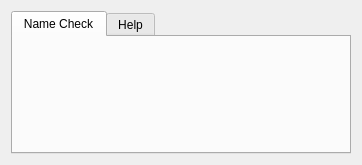
<?xml version="1.0" encoding="UTF-8"?>
<ui version="4.0">
 <class>Form</class>
 <widget class="QWidget" name="Form">
  <property name="geometry">
   <rect>
    <x>0</x>
    <y>0</y>
    <width>362</width>
    <height>165</height>
   </rect>
  </property>
  <property name="minimumSize">
   <size>
    <width>0</width>
    <height>0</height>
   </size>
  </property>
  <property name="maximumSize">
   <size>
    <width>100000</width>
    <height>100000</height>
   </size>
  </property>
  <property name="windowTitle">
   <string>Form</string>
  </property>
  <layout class="QVBoxLayout" name="verticalLayout_3">
   <item>
    <widget class="QTabWidget" name="tabWidget">
     <property name="currentIndex">
      <number>0</number>
     </property>
     <widget class="QWidget" name="tab_name">
      <attribute name="title">
       <string>Name Check</string>
      </attribute>
      <layout class="QVBoxLayout" name="verticalLayout"/>
     </widget>
     <widget class="QWidget" name="tab_help">
      <attribute name="title">
       <string>Help</string>
      </attribute>
      <layout class="QVBoxLayout" name="verticalLayout_2">
       <item>
        <widget class="QLabel" name="lbl_help">
         <property name="text">
          <string>Help Text</string>
         </property>
        </widget>
       </item>
      </layout>
     </widget>
    </widget>
   </item>
  </layout>
 </widget>
 <resources/>
 <connections/>
</ui>
